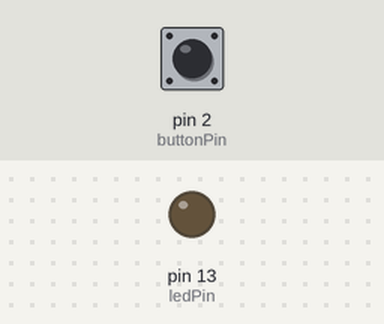
Bench run of a sketch on a simulated Arduino Uno, built with avr-gcc and run on an emulated ATmega328P. Parts: output pins drawn as LEDs (lit = HIGH). The test bench sets the inputs (shaded band); at power-on: pin 2 (buttonPin) LOW.

Above: at 1.2 s.
1.3 s: pin 2 (buttonPin) pulled HIGH for 0.15 s
At 1.9 s:
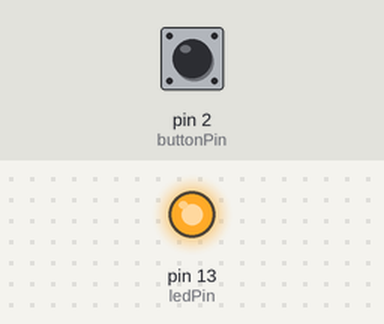
Timing chart, 0 to 12.8 s (numbered marks = the images above; inputs shaded):
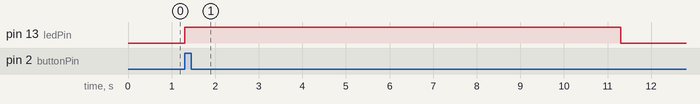

Measured:
- after the input at 1.3 s, pin 13 (ledPin): LOW → HIGH at once, → LOW 10.0 s later

The sketch:

LightOnBtnPress.ino
```cpp
const int buttonPin = 2;  // Fill pin vars with appropriate pins
const int ledPin =  13;

int buttonState = 0;
int delayMilliecs = 10000;

void setup()
{
  pinMode(ledPin, OUTPUT);
  pinMode(buttonPin, INPUT);
}

void loop()
{
  buttonState = digitalRead(buttonPin);

  if (buttonState == HIGH)
  {
    digitalWrite(ledPin, HIGH);
    delay(delayMilliecs);
    digitalWrite(ledPin, LOW);
  }
}
```
